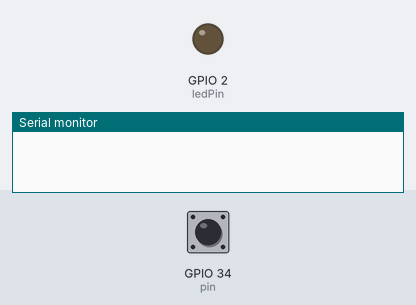
A sketch run on a simulated ESP32. Parts: output pins drawn as LEDs (lit = HIGH), the last lines printed to the serial monitor. The inputs (shaded band) are chosen by the test bench; at power-on: GPIO 34 (pin) HIGH.

Above: at 1.2 s.
1.3 s: GPIO 34 (pin) pulled LOW for 0.15 s
At 2.2 s:
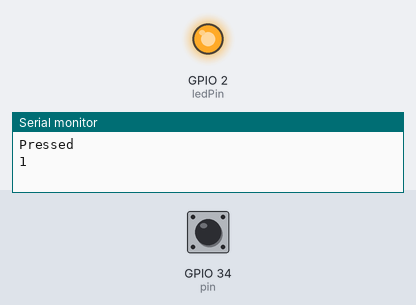
2.9 s: GPIO 34 (pin) pulled LOW for 1 s
At 4.7 s:
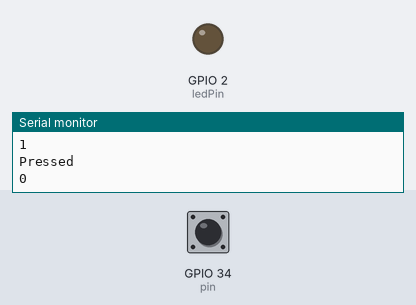
5.4 s: GPIO 34 (pin) pulled LOW for 3.2 s
At 9.5 s:
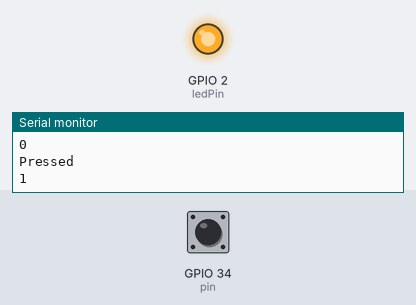
Timing chart, 0 to 11.0 s (numbered marks = the images above; inputs shaded):
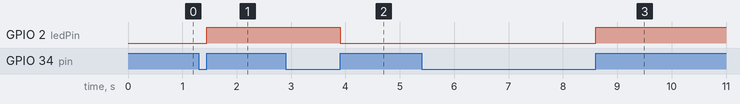

Measured:
- after the input at 1.3 s, GPIO 2 (ledPin): LOW → HIGH after 0.15 s
- after the input at 2.9 s, GPIO 2 (ledPin): HIGH → LOW after 1.0 s
- after the input at 5.4 s, GPIO 2 (ledPin): LOW → HIGH after 3.2 s

The sketch:

button_with_debounce.ino
```cpp
volatile unsigned long DebounceTimer;
volatile int ButtonPressed;
volatile unsigned int delayTime = 200;
volatile unsigned int delayRepeatTime = 500;
volatile byte state = LOW;
unsigned long lastInterrupt;

#define pin 34
#define ledPin 2

void setup() {
  Serial.begin(115200);

  pinMode(ledPin, OUTPUT);
  pinMode(pin, INPUT_PULLUP);

  attachInterrupt(digitalPinToInterrupt(pin), [] {
    if (ButtonPressed += (millis() - DebounceTimer) >= (delayTime )) {
      DebounceTimer = millis();
      if (millis() - lastInterrupt > delayRepeatTime)
      {
        state = !state;
        lastInterrupt = millis();
        digitalWrite(ledPin, state);
        Serial.println("Pressed");
        Serial.println(state);
      }
    }
  }, RISING);
}

void loop() {
}
```
